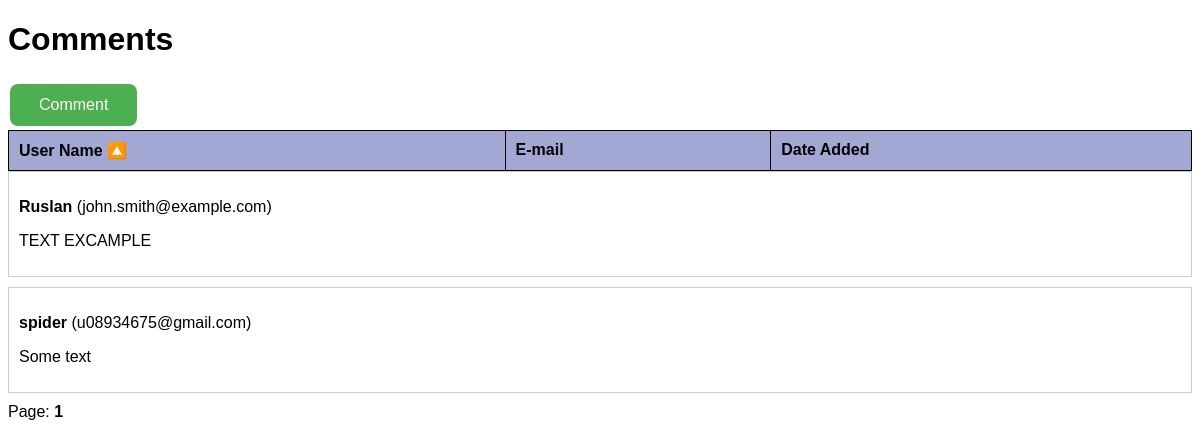
Page /?sort_by=username&order=asc on the earlier database version.
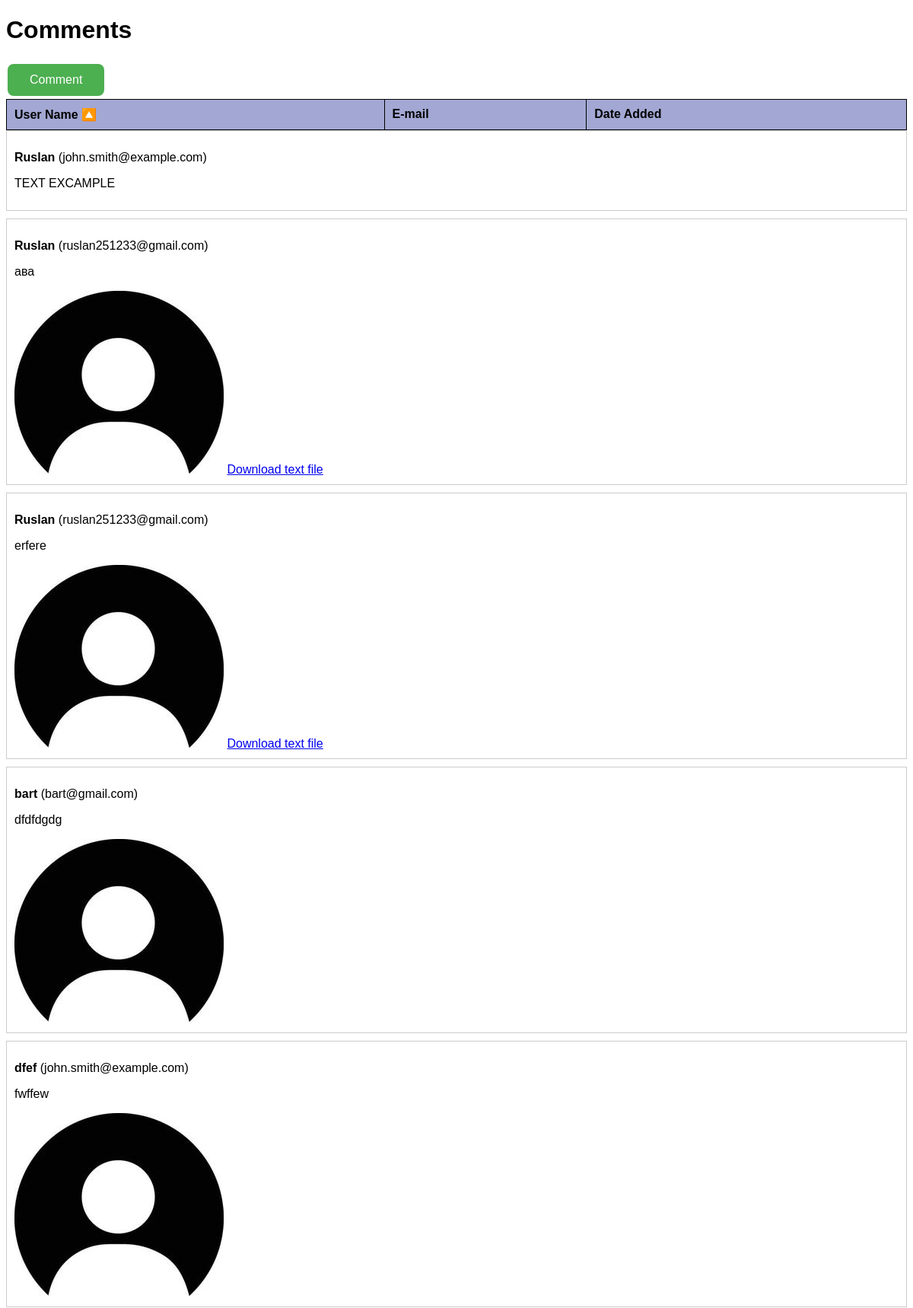
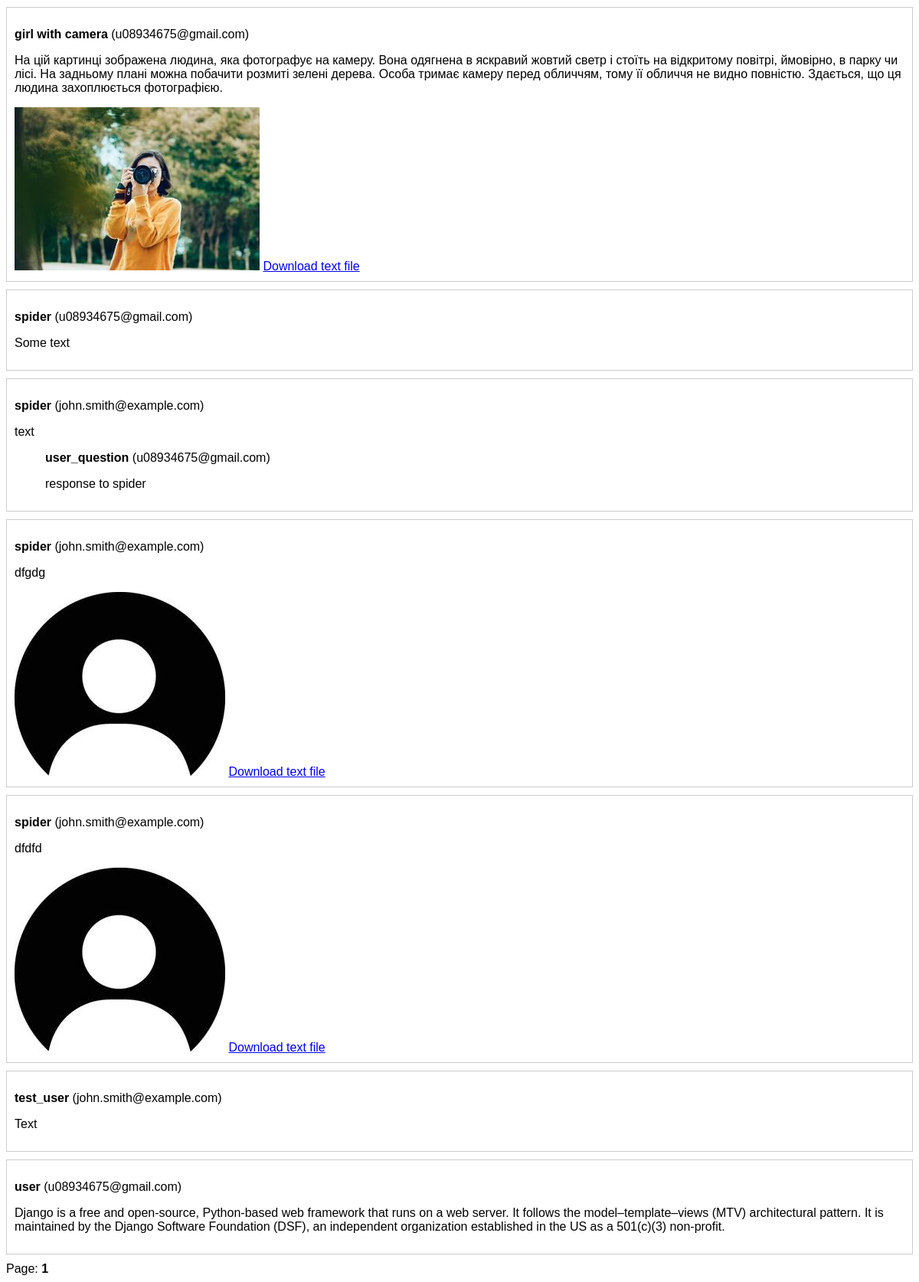
Same page on the later database version (2 pictures, top to bottom).
### comments/models.py (models this page shows, shortened)
class Comment(models.Model):
    username = models.CharField(max_length=100)
    email = models.EmailField()
    text = models.TextField()
    created_at = models.DateTimeField(auto_now_add=True)
    parent = models.ForeignKey('self', null=True, blank=True, related_name='replies', on_delete=models.CASCADE)
    image = models.ImageField(upload_to='images/', null=True, blank=True)
    text_file = models.FileField(upload_to='text_files/', null=True, blank=True, validators=[validate_file_size])

### comments/views.py (the view)
# urls.py: path('', views.comment_list, name='comment_list'),
def comment_list(request):
    sort_by = request.GET.get('sort_by', 'created_at')
    order = request.GET.get('order', 'desc')
    if order == 'asc':
        sort_by = sort_by
    else:
        sort_by = f'-{sort_by}'
    comments = Comment.objects.filter(parent__isnull=True).order_by(sort_by)
    paginator = Paginator(comments, 25)
    page_number = request.GET.get('page')
    page_obj = paginator.get_page(page_number)
    form = CommentForm() if 'show_form' in request.GET else None
    return render(request, 'comments/comment_list.html', {'page_obj': page_obj, 'form': form})

### comments/templates/comments/comment_list.html (shortened to what this page needs)
<!DOCTYPE html>
<html lang="en">
<head>
</head>
<body>
    <h1>Comments</h1>
    <a href="?show_form=true" class="main-button button">Comment</a>
    <table>
        <thead>
            <tr>
                <th>
                    <a href="?sort_by=username&order={% if request.GET.sort_by == 'username' and request.GET.order == 'asc' %}desc{% else %}asc{% endif %}"
                       class="{% if request.GET.sort_by == 'username' %}{{ request.GET.order }}{% endif %}">
                        User Name
                    </a>
                </th>
                <th>
                    <a href="?sort_by=email&order={% if request.GET.sort_by == 'email' and request.GET.order == 'asc' %}desc{% else %}asc{% endif %}"
                       class="{% if request.GET.sort_by == 'email' %}{{ request.GET.order }}{% endif %}">
                        E-mail
                    </a>
                </th>
                <th>
                    <a href="?sort_by=created_at&order={% if request.GET.sort_by == 'created_at' and request.GET.order == 'asc' %}desc{% else %}asc{% endif %}"
                       class="{% if request.GET.sort_by == 'created_at' %}{{ request.GET.order }}{% endif %}">
                        Date Added
                    </a>
                </th>
            </tr>
        </thead>
    </table>
    <div>
        {% for comment in page_obj.object_list %}
        <div class="comment-container">
            <p><strong>{{ comment.username }}</strong> ({{ comment.email }})</p>
            <p class="comment-text">{{ comment.text|safe }}</p>
            {% if comment.image %}
                <img src="{{ comment.image.url }}" alt="image" class="comment-image">
            {% endif %}
            {% if comment.text_file %}
                <a href="{{ comment.text_file.url }}" download>Download text file</a>
            {% endif %}
            <div>
                {% for reply in comment.replies.all %}
                    <div style="margin-left: 40px;">
                        <p><strong>{{ reply.username }}</strong> ({{ reply.email }})</p>
                        <p class="comment-text">{{ reply.text|safe }}</p>
                    </div>
                {% endfor %}
            </div>
        </div>
        {% endfor %}
    </div>
    <div>
        <span>Page: </span>
        <span>
            {% for page_num in page_obj.paginator.page_range %}
                {% if page_num == page_obj.number %}
                    <strong>{{ page_num }}</strong>
                {% else %}
                    <a href="?page={{ page_num }}{% if request.GET.sort_by %}&sort_by={{ request.GET.sort_by }}{% endif %}{% if request.GET.order %}&order={{ request.GET.order }}{% endif %}">{{ page_num }}</a>
                {% endif %}
            {% endfor %}
        </span>
    </div>
</body>
</html>

### comments/templates/comments/comment_list.html (style rules this page uses)
body { font-family: Arial, sans-serif; }
.comment-container { border: 1px solid #ccc; padding: 10px; margin-bottom: 10px; }
.comment-image { max-width: 320px; max-height: 240px; }
.comment-text { white-space: pre-wrap; }
table { width: 100%; border-collapse: collapse; }
table, th, td { border: 1px solid black; background-color: #a2a8d3; }
th, td { padding: 10px; text-align: left; }
th a { text-decoration: none; color: black; }
th a.asc:after { content: " 🔼"; }
.main-button { padding: 12px 29px; font-size: 16px; margin: 4px 2px; border-radius: 8px; }
.button { background-color: #4CAF50; border: none; color: white; text-align: center; text-decoration: none; display: inline-block; cursor: pointer; }

Differences in the rows shown:
added Comment: username "Ruslan", email "ruslan251233@gmail.com", text "ава", image (picture), shown under "Comments"
added Comment: username "Ruslan", email "ruslan251233@gmail.com", text "erfere", image (picture), shown under "Comments"
added Comment: username "bart", email "bart@gmail.com", text "dfdfdgdg", image (picture), shown under "Comments"
added Comment: username "dfef", email "john.smith@example.com", text "fwffew", image (picture), shown under "Comments"
added Comment: username "girl with camera", email "u08934675@gmail.com", text "На цій картинці зображена людина, яка фотографує на камеру. Вона одягнена в яскравий жовтий светр і стоїть на відкритому повітрі, ймовірно, в парку чи лісі. На задньому плані можна побачити розмиті зелені дерева. Особа тримає камеру перед обличчям, тому її обличчя не видно повністю. Здається, що ця людина захоплюється фотографією.", image (picture), shown under "Comments"
added Comment: username "spider", email "john.smith@example.com", text "text", shown under "Comments"
added Comment: username "user_question", email "u08934675@gmail.com", text "response to spider", shown under "spider"
added Comment: username "spider", email "john.smith@example.com", text "dfgdg", image (picture), shown under "Comments"
added Comment: username "spider", email "john.smith@example.com", text "dfdfd", image (picture), shown under "Comments"
added Comment: username "test_user", email "john.smith@example.com", text "Text", shown under "Comments"
added Comment: username "user", email "u08934675@gmail.com", text "Django is a free and open-source, Python-based web framework that runs on a web server. It follows the model–template–views (MTV) architectural pattern. It is maintained by the Django Software Foundation (DSF), an independent organization established in the US as a 501(c)(3) non-profit.", shown under "Comments"
